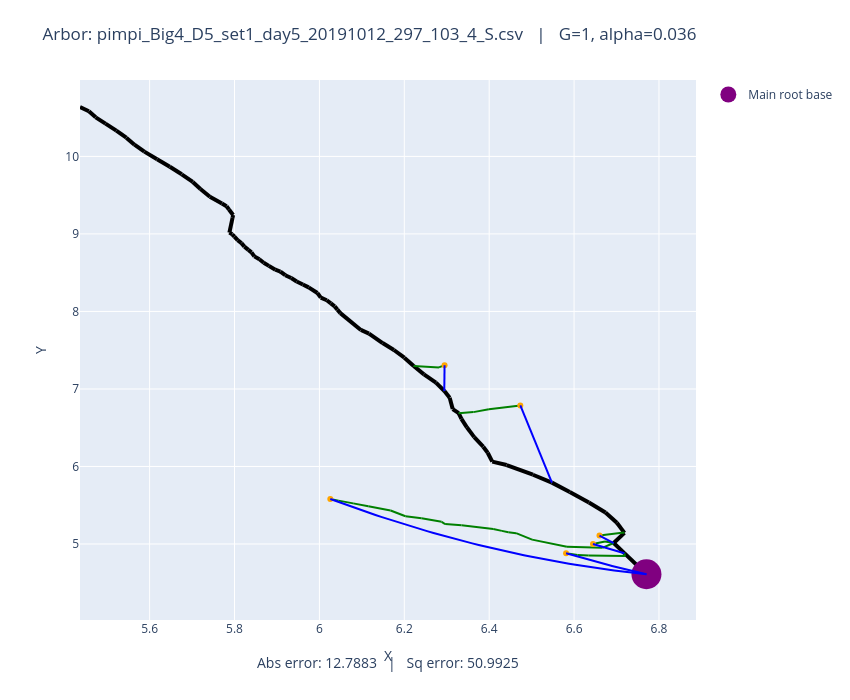

Notebook code cell kept with this figure:
### Code cell
# Plot both observed and optimized
plot_arbors(fname, 1, 0.036)

### Figure 1 — Plotly figure (JSON) as saved in the notebook; plotly's stock layout.template omitted (floating-point values rounded to 4 significant figures)
{"data": [{"line": {"color": "black", "width": 4}, "mode": "lines", "showlegend": false, "type": "scatter", "x": [6.77, 6.718], "y": [4.61, 4.882]}, {"line": {"color": "black", "width": 4}, "mode": "lines", "showlegend": false, "type": "scatter", "x": [6.718, 6.693], "y": [4.882, 5.013]}, {"line": {"color": "black", "width": 4}, "mode": "lines", "showlegend": false, "type": "scatter", "x": [6.693, 6.719], "y": [5.013, 5.144]}, {"line": {"color": "black", "width": 4}, "mode": "lines", "showlegend": false, "type": "scatter", "x": [6.719, 6.701], "y": [5.144, 5.274]}, {"line": {"color": "black", "width": 4}, "mode": "lines", "showlegend": false, "type": "scatter", "x": [6.701, 6.674], "y": [5.274, 5.406]}, {"line": {"color": "black", "width": 4}, "mode": "lines", "showlegend": false, "type": "scatter", "x": [6.674, 6.635], "y": [5.406, 5.536]}, {"line": {"color": "black", "width": 4}, "mode": "lines", "showlegend": false, "type": "scatter", "x": [6.635, 6.59], "y": [5.536, 5.672]}, {"line": {"color": "black", "width": 4}, "mode": "lines", "showlegend": false, "type": "scatter", "x": [6.59, 6.548], "y": [5.672, 5.792]}, {"line": {"color": "black", "width": 4}, "mode": "lines", "showlegend": false, "type": "scatter", "x": [6.548, 6.503], "y": [5.792, 5.894]}, {"line": {"color": "black", "width": 4}, "mode": "lines", "showlegend": false, "type": "scatter", "x": [6.503, 6.441], "y": [5.894, 6.019]}, {"line": {"color": "black", "width": 4}, "mode": "lines", "showlegend": false, "type": "scatter", "x": [6.441, 6.407], "y": [6.019, 6.063]}, {"line": {"color": "black", "width": 4}, "mode": "lines", "showlegend": false, "type": "scatter", "x": [6.407, 6.396], "y": [6.063, 6.177]}, {"line": {"color": "black", "width": 4}, "mode": "lines", "showlegend": false, "type": "scatter", "x": [6.396, 6.386], "y": [6.177, 6.255]}, {"line": {"color": "black", "width": 4}, "mode": "lines", "showlegend": false, "type": "scatter", "x": [6.386, 6.365], "y": [6.255, 6.379]}, {"line": {"color": "black", "width": 4}, "mode": "lines", "showlegend": false, "type": "scatter", "x": [6.365, 6.347], "y": [6.379, 6.505]}, {"line": {"color": "black", "width": 4}, "mode": "lines", "showlegend": false, "type": "scatter", "x": [6.347, 6.335], "y": [6.505, 6.615]}, {"line": {"color": "black", "width": 4}, "mode": "lines", "showlegend": false, "type": "scatter", "x": [6.335, 6.328], "y": [6.615, 6.688]}, {"line": {"color": "black", "width": 4}, "mode": "lines", "showlegend": false, "type": "scatter", "x": [6.328, 6.314], "y": [6.688, 6.741]}, {"line": {"color": "black", "width": 4}, "mode": "lines", "showlegend": false, "type": "scatter", "x": [6.314, 6.307], "y": [6.741, 6.888]}, {"line": {"color": "black", "width": 4}, "mode": "lines", "showlegend": false, "type": "scatter", "x": [6.307, 6.294], "y": [6.888, 6.973]}, {"line": {"color": "black", "width": 4}, "mode": "lines", "showlegend": false, "type": "scatter", "x": [6.294, 6.275], "y": [6.973, 7.082]}, {"line": {"color": "black", "width": 4}, "mode": "lines", "showlegend": false, "type": "scatter", "x": [6.275, 6.246], "y": [7.082, 7.188]}, {"line": {"color": "black", "width": 4}, "mode": "lines", "showlegend": false, "type": "scatter", "x": [6.246, 6.222], "y": [7.188, 7.296]}, {"line": {"color": "black", "width": 4}, "mode": "lines", "showlegend": false, "type": "scatter", "x": [6.222, 6.2], "y": [7.296, 7.404]}, {"line": {"color": "black", "width": 4}, "mode": "lines", "showlegend": false, "type": "scatter", "x": [6.2, 6.176], "y": [7.404, 7.502]}, {"line": {"color": "black", "width": 4}, "mode": "lines", "showlegend": false, "type": "scatter", "x": [6.176, 6.149], "y": [7.502, 7.592]}, {"line": {"color": "black", "width": 4}, "mode": "lines", "showlegend": false, "type": "scatter", "x": [6.149, 6.117], "y": [7.592, 7.715]}, {"line": {"color": "black", "width": 4}, "mode": "lines", "showlegend": false, "type": "scatter", "x": [6.117, 6.098], "y": [7.715, 7.761]}, {"line": {"color": "black", "width": 4}, "mode": "lines", "showlegend": false, "type": "scatter", "x": [6.098, 6.049], "y": [7.761, 7.978]}, {"line": {"color": "black", "width": 4}, "mode": "lines", "showlegend": false, "type": "scatter", "x": [6.049, 6.042], "y": [7.978, 8.023]}, {"line": {"color": "black", "width": 4}, "mode": "lines", "showlegend": false, "type": "scatter", "x": [6.042, 6.036], "y": [8.023, 8.065]}, {"line": {"color": "black", "width": 4}, "mode": "lines", "showlegend": false, "type": "scatter", "x": [6.036, 6.027], "y": [8.065, 8.104]}, {"line": {"color": "black", "width": 4}, "mode": "lines", "showlegend": false, "type": "scatter", "x": [6.027, 6.017], "y": [8.104, 8.145]}, {"line": {"color": "black", "width": 4}, "mode": "lines", "showlegend": false, "type": "scatter", "x": [6.017, 6.003], "y": [8.145, 8.179]}, {"line": {"color": "black", "width": 4}, "mode": "lines", "showlegend": false, "type": "scatter", "x": [6.003, 5.995], "y": [8.179, 8.238]}, {"line": {"color": "black", "width": 4}, "mode": "lines", "showlegend": false, "type": "scatter", "x": [5.995, 5.975], "y": [8.238, 8.31]}, {"line": {"color": "black", "width": 4}, "mode": "lines", "showlegend": false, "type": "scatter", "x": [5.975, 5.961], "y": [8.31, 8.347]}, {"line": {"color": "black", "width": 4}, "mode": "lines", "showlegend": false, "type": "scatter", "x": [5.961, 5.946], "y": [8.347, 8.387]}, {"line": {"color": "black", "width": 4}, "mode": "lines", "showlegend": false, "type": "scatter", "x": [5.946, 5.934], "y": [8.387, 8.431]}, {"line": {"color": "black", "width": 4}, "mode": "lines", "showlegend": false, "type": "scatter", "x": [5.934, 5.92], "y": [8.431, 8.467]}, {"line": {"color": "black", "width": 4}, "mode": "lines", "showlegend": false, "type": "scatter", "x": [5.92, 5.908], "y": [8.467, 8.515]}, {"line": {"color": "black", "width": 4}, "mode": "lines", "showlegend": false, "type": "scatter", "x": [5.908, 5.896], "y": [8.515, 8.538]}, {"line": {"color": "black", "width": 4}, "mode": "lines", "showlegend": false, "type": "scatter", "x": [5.896, 5.881], "y": [8.538, 8.588]}, {"line": {"color": "black", "width": 4}, "mode": "lines", "showlegend": false, "type": "scatter", "x": [5.881, 5.869], "y": [8.588, 8.629]}, {"line": {"color": "black", "width": 4}, "mode": "lines", "showlegend": false, "type": "scatter", "x": [5.869, 5.859], "y": [8.629, 8.673]}, {"line": {"color": "black", "width": 4}, "mode": "lines", "showlegend": false, "type": "scatter", "x": [5.859, 5.847], "y": [8.673, 8.711]}, {"line": {"color": "black", "width": 4}, "mode": "lines", "showlegend": false, "type": "scatter", "x": [5.847, 5.84], "y": [8.711, 8.762]}, {"line": {"color": "black", "width": 4}, "mode": "lines", "showlegend": false, "type": "scatter", "x": [5.84, 5.833], "y": [8.762, 8.795]}, {"line": {"color": "black", "width": 4}, "mode": "lines", "showlegend": false, "type": "scatter", "x": [5.833, 5.823], "y": [8.795, 8.836]}, {"line": {"color": "black", "width": 4}, "mode": "lines", "showlegend": false, "type": "scatter", "x": [5.823, 5.816], "y": [8.836, 8.881]}, {"line": {"color": "black", "width": 4}, "mode": "lines", "showlegend": false, "type": "scatter", "x": [5.816, 5.807], "y": [8.881, 8.919]}, {"line": {"color": "black", "width": 4}, "mode": "lines", "showlegend": false, "type": "scatter", "x": [5.807, 5.8], "y": [8.919, 8.964]}, {"line": {"color": "black", "width": 4}, "mode": "lines", "showlegend": false, "type": "scatter", "x": [5.8, 5.795], "y": [8.964, 8.995]}, {"line": {"color": "black", "width": 4}, "mode": "lines", "showlegend": false, "type": "scatter", "x": [5.795, 5.788], "y": [8.995, 9.017]}, {"line": {"color": "black", "width": 4}, "mode": "lines", "showlegend": false, "type": "scatter", "x": [5.788, 5.795], "y": [9.017, 9.208]}, {"line": {"color": "black", "width": 4}, "mode": "lines", "showlegend": false, "type": "scatter", "x": [5.795, 5.797], "y": [9.208, 9.244]}, {"line": {"color": "black", "width": 4}, "mode": "lines", "showlegend": false, "type": "scatter", "x": [5.797, 5.787], "y": [9.244, 9.315]}, {"line": {"color": "black", "width": 4}, "mode": "lines", "showlegend": false, "type": "scatter", "x": [5.787, 5.781], "y": [9.315, 9.357]}, {"line": {"color": "black", "width": 4}, "mode": "lines", "showlegend": false, "type": "scatter", "x": [5.781, 5.77], "y": [9.357, 9.392]}, {"line": {"color": "black", "width": 4}, "mode": "lines", "showlegend": false, "type": "scatter", "x": [5.77, 5.742], "y": [9.392, 9.479]}, {"line": {"color": "black", "width": 4}, "mode": "lines", "showlegend": false, "type": "scatter", "x": [5.742, 5.72], "y": [9.479, 9.58]}, {"line": {"color": "black", "width": 4}, "mode": "lines", "showlegend": false, "type": "scatter", "x": [5.72, 5.702], "y": [9.58, 9.671]}, {"line": {"color": "black", "width": 4}, "mode": "lines", "showlegend": false, "type": "scatter", "x": [5.702, 5.676], "y": [9.671, 9.77]}, {"line": {"color": "black", "width": 4}, "mode": "lines", "showlegend": false, "type": "scatter", "x": [5.676, 5.648], "y": [9.77, 9.867]}, {"line": {"color": "black", "width": 4}, "mode": "lines", "showlegend": false, "type": "scatter", "x": [5.648, 5.618], "y": [9.867, 9.965]}, {"line": {"color": "black", "width": 4}, "mode": "lines", "showlegend": false, "type": "scatter", "x": [5.618, 5.588], "y": [9.965, 10.06]}, {"line": {"color": "black", "width": 4}, "mode": "lines", "showlegend": false, "type": "scatter", "x": [5.588, 5.564], "y": [10.06, 10.15]}, {"line": {"color": "black", "width": 4}, "mode": "lines", "showlegend": false, "type": "scatter", "x": [5.564, 5.545], "y": [10.15, 10.24]}, {"line": {"color": "black", "width": 4}, "mode": "lines", "showlegend": false, "type": "scatter", "x": [5.545, 5.522], "y": [10.24, 10.33]}, {"line": {"color": "black", "width": 4}, "mode": "lines", "showlegend": false, "type": "scatter", "x": [5.522, 5.496], "y": [10.33, 10.42]}, {"line": {"color": "black", "width": 4}, "mode": "lines", "showlegend": false, "type": "scatter", "x": [5.496, 5.473], "y": [10.42, 10.5]}, {"line": {"color": "black", "width": 4}, "mode": "lines", "showlegend": false, "type": "scatter", "x": [5.473, 5.457], "y": [10.5, 10.58]}, {"line": {"color": "black", "width": 4}, "mode": "lines", "showlegend": false, "type": "scatter", "x": [5.457, 5.436], "y": [10.58, 10.64]}, {"line": {"color": "green", "width": 2}, "mode": "lines", "showlegend": false, "type": "scatter", "x": [6.66, 6.717], "y": [5.109, 5.147]}, {"line": {"color": "green", "width": 2}, "mode": "lines", "showlegend": false, "type": "scatter", "x": [6.717, 6.719], "y": [5.147, 5.144]}, {"line": {"color": "green", "width": 2}, "mode": "lines", "showlegend": false, "type": "scatter", "x": [6.645, 6.673], "y": [5.001, 5.034]}, {"line": {"color": "green", "width": 2}, "mode": "lines", "showlegend": false, "type": "scatter", "x": [6.673, 6.693], "y": [5.034, 5.013]}, {"line": {"color": "green", "width": 2}, "mode": "lines", "showlegend": false, "type": "scatter", "x": [6.026, 6.045], "y": [5.581, 5.559]}, {"line": {"color": "green", "width": 2}, "mode": "lines", "showlegend": false, "type": "scatter", "x": [6.045, 6.08], "y": [5.559, 5.524]}, {"line": {"color": "green", "width": 2}, "mode": "lines", "showlegend": false, "type": "scatter", "x": [6.08, 6.115], "y": [5.524, 5.486]}, {"line": {"color": "green", "width": 2}, "mode": "lines", "showlegend": false, "type": "scatter", "x": [6.115, 6.168], "y": [5.486, 5.433]}, {"line": {"color": "green", "width": 2}, "mode": "lines", "showlegend": false, "type": "scatter", "x": [6.168, 6.203], "y": [5.433, 5.358]}, {"line": {"color": "green", "width": 2}, "mode": "lines", "showlegend": false, "type": "scatter", "x": [6.203, 6.241], "y": [5.358, 5.332]}, {"line": {"color": "green", "width": 2}, "mode": "lines", "showlegend": false, "type": "scatter", "x": [6.241, 6.288], "y": [5.332, 5.286]}, {"line": {"color": "green", "width": 2}, "mode": "lines", "showlegend": false, "type": "scatter", "x": [6.288, 6.296], "y": [5.286, 5.257]}, {"line": {"color": "green", "width": 2}, "mode": "lines", "showlegend": false, "type": "scatter", "x": [6.296, 6.335], "y": [5.257, 5.241]}, {"line": {"color": "green", "width": 2}, "mode": "lines", "showlegend": false, "type": "scatter", "x": [6.335, 6.41], "y": [5.241, 5.194]}, {"line": {"color": "green", "width": 2}, "mode": "lines", "showlegend": false, "type": "scatter", "x": [6.41, 6.43], "y": [5.194, 5.169]}, {"line": {"color": "green", "width": 2}, "mode": "lines", "showlegend": false, "type": "scatter", "x": [6.43, 6.445], "y": [5.169, 5.151]}, {"line": {"color": "green", "width": 2}, "mode": "lines", "showlegend": false, "type": "scatter", "x": [6.445, 6.463], "y": [5.151, 5.14]}, {"line": {"color": "green", "width": 2}, "mode": "lines", "showlegend": false, "type": "scatter", "x": [6.463, 6.501], "y": [5.14, 5.056]}, {"line": {"color": "green", "width": 2}, "mode": "lines", "showlegend": false, "type": "scatter", "x": [6.501, 6.583], "y": [5.056, 4.963]}, {"line": {"color": "green", "width": 2}, "mode": "lines", "showlegend": false, "type": "scatter", "x": [6.583, 6.667], "y": [4.963, 4.951]}, {"line": {"color": "green", "width": 2}, "mode": "lines", "showlegend": false, "type": "scatter", "x": [6.667, 6.693], "y": [4.951, 5.013]}, {"line": {"color": "green", "width": 2}, "mode": "lines", "showlegend": false, "type": "scatter", "x": [6.581, 6.608], "y": [4.88, 4.86]}, {"line": {"color": "green", "width": 2}, "mode": "lines", "showlegend": false, "type": "scatter", "x": [6.608, 6.634], "y": [4.86, 4.851]}, {"line": {"color": "green", "width": 2}, "mode": "lines", "showlegend": false, "type": "scatter", "x": [6.634, 6.72], "y": [4.851, 4.845]}, {"line": {"color": "green", "width": 2}, "mode": "lines", "showlegend": false, "type": "scatter", "x": [6.72, 6.718], "y": [4.845, 4.882]}, {"line": {"color": "green", "width": 2}, "mode": "lines", "showlegend": false, "type": "scatter", "x": [6.295, 6.282], "y": [7.307, 7.278]}, {"line": {"color": "green", "width": 2}, "mode": "lines", "showlegend": false, "type": "scatter", "x": [6.282, 6.222], "y": [7.278, 7.296]}, {"line": {"color": "green", "width": 2}, "mode": "lines", "showlegend": false, "type": "scatter", "x": [6.473, 6.399], "y": [6.788, 6.737]}, {"line": {"color": "green", "width": 2}, "mode": "lines", "showlegend": false, "type": "scatter", "x": [6.399, 6.363], "y": [6.737, 6.701]}, {"line": {"color": "green", "width": 2}, "mode": "lines", "showlegend": false, "type": "scatter", "x": [6.363, 6.328], "y": [6.701, 6.688]}, {"marker": {"color": "orange"}, "mode": "markers", "showlegend": false, "type": "scatter", "x": [6.66], "y": [5.109]}, {"marker": {"color": "orange"}, "mode": "markers", "showlegend": false, "type": "scatter", "x": [6.645], "y": [5.001]}, {"marker": {"color": "orange"}, "mode": "markers", "showlegend": false, "type": "scatter", "x": [6.026], "y": [5.581]}, {"marker": {"color": "orange"}, "mode": "markers", "showlegend": false, "type": "scatter", "x": [6.581], "y": [4.88]}, {"marker": {"color": "orange"}, "mode": "markers", "showlegend": false, "type": "scatter", "x": [6.295], "y": [7.307]}, {"marker": {"color": "orange"}, "mode": "markers", "showlegend": false, "type": "scatter", "x": [6.473], "y": [6.788]}, {"marker": {"color": "purple", "size": 30}, "mode": "markers", "name": "Main root base", "type": "scatter", "x": [6.77], "y": [4.61]}, {"line": {"color": "blue"}, "mode": "lines", "showlegend": false, "type": "scatter", "x": [6.66, 6.661, 6.661, 6.662, 6.663, 6.663, 6.664, 6.665, 6.665, 6.666, 6.667, 6.667, 6.668, 6.669, 6.669, 6.67, 6.671, 6.671, 6.672, 6.673, 6.674, 6.674, 6.675, 6.676, 6.676, 6.677, 6.678, 6.678, 6.679, 6.68, 6.68, 6.681, 6.682, 6.682, 6.683, 6.684, 6.684, 6.685, 6.686, 6.686, 6.687, 6.688, 6.689, 6.689, 6.69, 6.691, 6.691, 6.692, 6.693, 6.693], "y": [5.109, 5.107, 5.105, 5.103, 5.101, 5.099, 5.097, 5.095, 5.093, 5.091, 5.089, 5.087, 5.085, 5.083, 5.082, 5.08, 5.078, 5.076, 5.074, 5.072, 5.07, 5.068, 5.066, 5.064, 5.062, 5.06, 5.058, 5.056, 5.054, 5.052, 5.05, 5.048, 5.046, 5.044, 5.042, 5.04, 5.038, 5.036, 5.034, 5.032, 5.03, 5.028, 5.026, 5.024, 5.022, 5.021, 5.019, 5.017, 5.015, 5.013]}, {"line": {"color": "blue"}, "mode": "lines", "showlegend": false, "type": "scatter", "x": [6.645, 6.646, 6.648, 6.649, 6.651, 6.652, 6.654, 6.655, 6.657, 6.658, 6.66, 6.661, 6.663, 6.664, 6.666, 6.667, 6.669, 6.67, 6.672, 6.673, 6.675, 6.676, 6.678, 6.679, 6.681, 6.682, 6.684, 6.685, 6.687, 6.688, 6.69, 6.691, 6.693, 6.694, 6.696, 6.697, 6.699, 6.7, 6.702, 6.703, 6.705, 6.706, 6.708, 6.709, 6.711, 6.712, 6.714, 6.715, 6.717, 6.718], "y": [5.001, 4.998, 4.996, 4.993, 4.991, 4.988, 4.986, 4.983, 4.981, 4.978, 4.976, 4.973, 4.971, 4.968, 4.966, 4.963, 4.961, 4.958, 4.956, 4.953, 4.951, 4.948, 4.946, 4.944, 4.941, 4.939, 4.936, 4.934, 4.931, 4.929, 4.927, 4.924, 4.922, 4.919, 4.917, 4.915, 4.912, 4.91, 4.908, 4.905, 4.903, 4.9, 4.898, 4.896, 4.893, 4.891, 4.889, 4.886, 4.884, 4.882]}, {"line": {"color": "blue"}, "mode": "lines", "showlegend": false, "type": "scatter", "x": [6.026, 6.041, 6.056, 6.071, 6.086, 6.102, 6.117, 6.132, 6.147, 6.162, 6.178, 6.193, 6.208, 6.223, 6.238, 6.254, 6.269, 6.284, 6.299, 6.314, 6.33, 6.345, 6.36, 6.375, 6.39, 6.406, 6.421, 6.436, 6.451, 6.466, 6.482, 6.497, 6.512, 6.527, 6.542, 6.558, 6.573, 6.588, 6.603, 6.618, 6.634, 6.649, 6.664, 6.679, 6.694, 6.71, 6.725, 6.74, 6.755, 6.77], "y": [5.581, 5.55, 5.52, 5.49, 5.46, 5.431, 5.403, 5.374, 5.347, 5.32, 5.293, 5.267, 5.241, 5.215, 5.19, 5.166, 5.142, 5.118, 5.095, 5.073, 5.051, 5.029, 5.008, 4.987, 4.967, 4.947, 4.928, 4.909, 4.89, 4.872, 4.855, 4.838, 4.821, 4.805, 4.789, 4.774, 4.759, 4.745, 4.731, 4.718, 4.705, 4.693, 4.681, 4.669, 4.658, 4.648, 4.637, 4.628, 4.619, 4.61]}, {"line": {"color": "blue"}, "mode": "lines", "showlegend": false, "type": "scatter", "x": [6.581, 6.585, 6.589, 6.593, 6.597, 6.6, 6.604, 6.608, 6.612, 6.616, 6.62, 6.624, 6.628, 6.631, 6.635, 6.639, 6.643, 6.647, 6.651, 6.655, 6.658, 6.662, 6.666, 6.67, 6.674, 6.678, 6.682, 6.685, 6.689, 6.693, 6.697, 6.701, 6.705, 6.709, 6.713, 6.716, 6.72, 6.724, 6.728, 6.732, 6.736, 6.74, 6.743, 6.747, 6.751, 6.755, 6.759, 6.763, 6.767, 6.77], "y": [4.88, 4.874, 4.868, 4.862, 4.855, 4.849, 4.843, 4.837, 4.831, 4.825, 4.819, 4.813, 4.807, 4.801, 4.796, 4.79, 4.784, 4.778, 4.773, 4.767, 4.761, 4.756, 4.75, 4.744, 4.739, 4.733, 4.728, 4.722, 4.717, 4.712, 4.706, 4.701, 4.695, 4.69, 4.685, 4.68, 4.675, 4.669, 4.664, 4.659, 4.654, 4.649, 4.644, 4.639, 4.634, 4.629, 4.624, 4.619, 4.615, 4.61]}, {"line": {"color": "blue"}, "mode": "lines", "showlegend": false, "type": "scatter", "x": [6.294, 6.294, 6.294, 6.294, 6.294, 6.294, 6.294, 6.294, 6.294, 6.294, 6.294, 6.294, 6.294, 6.294, 6.294, 6.294, 6.294, 6.294, 6.294, 6.294, 6.294, 6.294, 6.294, 6.295, 6.295, 6.295, 6.295, 6.295, 6.295, 6.295, 6.295, 6.295, 6.295, 6.295, 6.295, 6.295, 6.295, 6.295, 6.295, 6.295, 6.295, 6.295, 6.295, 6.295, 6.295, 6.295, 6.295, 6.295, 6.295, 6.295], "y": [6.975, 6.982, 6.989, 6.995, 7.002, 7.009, 7.016, 7.022, 7.029, 7.036, 7.043, 7.05, 7.056, 7.063, 7.07, 7.077, 7.083, 7.09, 7.097, 7.104, 7.111, 7.117, 7.124, 7.131, 7.138, 7.145, 7.151, 7.158, 7.165, 7.172, 7.178, 7.185, 7.192, 7.199, 7.206, 7.212, 7.219, 7.226, 7.233, 7.24, 7.246, 7.253, 7.26, 7.267, 7.273, 7.28, 7.287, 7.294, 7.301, 7.307]}, {"line": {"color": "blue"}, "mode": "lines", "showlegend": false, "type": "scatter", "x": [6.473, 6.475, 6.476, 6.478, 6.479, 6.481, 6.482, 6.484, 6.486, 6.487, 6.489, 6.49, 6.492, 6.493, 6.495, 6.496, 6.498, 6.499, 6.501, 6.502, 6.504, 6.505, 6.507, 6.508, 6.51, 6.511, 6.513, 6.514, 6.516, 6.517, 6.519, 6.52, 6.522, 6.523, 6.525, 6.527, 6.528, 6.53, 6.531, 6.533, 6.534, 6.536, 6.537, 6.539, 6.54, 6.542, 6.543, 6.545, 6.546, 6.548], "y": [6.788, 6.768, 6.747, 6.727, 6.706, 6.686, 6.666, 6.645, 6.625, 6.604, 6.584, 6.563, 6.543, 6.523, 6.502, 6.482, 6.462, 6.441, 6.421, 6.4, 6.38, 6.36, 6.339, 6.319, 6.299, 6.278, 6.258, 6.238, 6.217, 6.197, 6.177, 6.156, 6.136, 6.116, 6.095, 6.075, 6.055, 6.035, 6.014, 5.994, 5.974, 5.954, 5.933, 5.913, 5.893, 5.873, 5.852, 5.832, 5.812, 5.792]}], "layout": {"annotations": [{"font": {"size": 14}, "showarrow": false, "text": "Abs error: 12.7883   |   Sq error: 50.9925", "x": 0.5, "xref": "paper", "y": -0.1, "yref": "paper"}], "height": 700, "margin": {"b": 80, "t": 80}, "title": {"text": "Arbor: pimpi_Big4_D5_set1_day5_20191012_297_103_4_S.csv   |   G=1, alpha=0.036"}, "width": 850, "xaxis": {"autorange": true, "range": [5.436, 6.888], "title": {"text": "X"}, "type": "linear"}, "yaxis": {"autorange": true, "range": [4.02, 10.99], "title": {"text": "Y"}, "type": "linear"}}}
